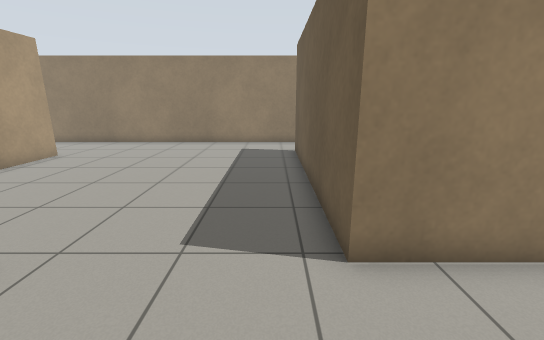
view 1 (above)

19 first-person views from a walk through a Gazebo world. The camera is 1.2 m above the floor, tilts 14° down and sees 90° across. The floor is counted in squares, 0.5 m on a side. Each view is taken from the middle of a square. On the plan, view 1 faces up. The plan holds only what a view shows up to about 17 squares ahead; the rest is blank.

view 2
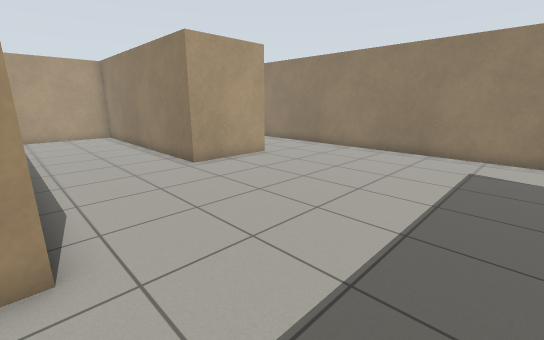

view 3
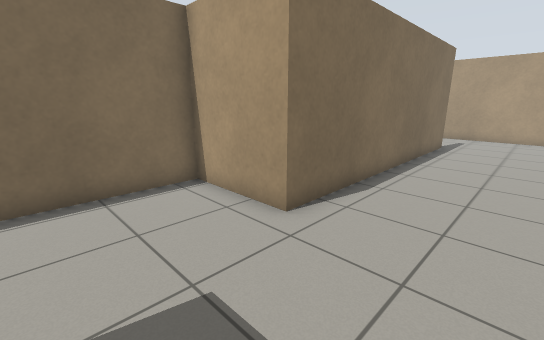

view 4
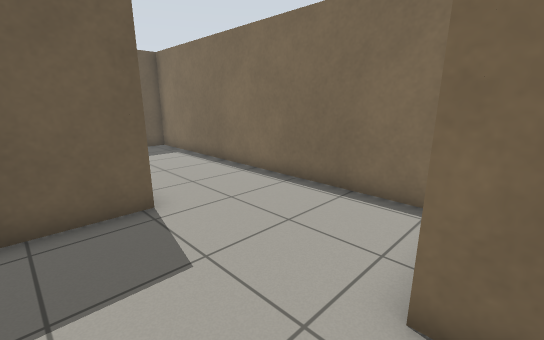

view 5
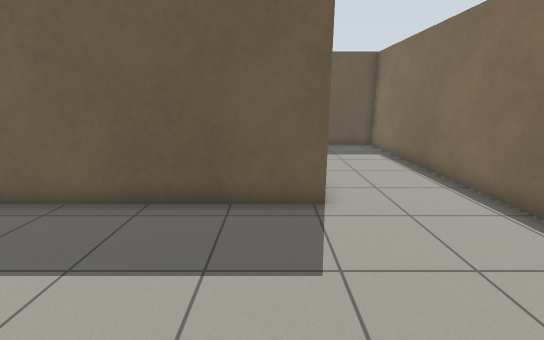

view 6
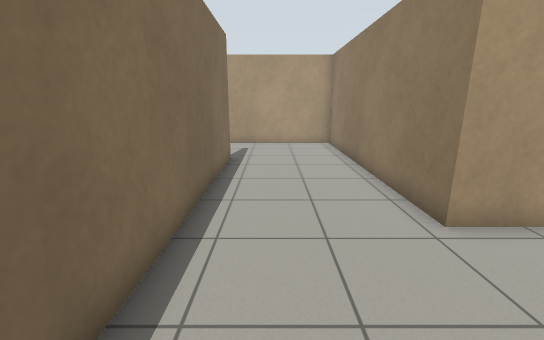

view 7
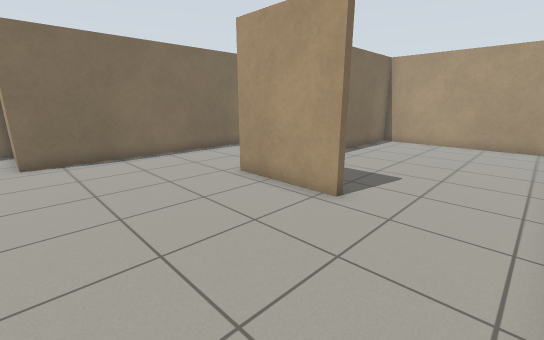

view 8
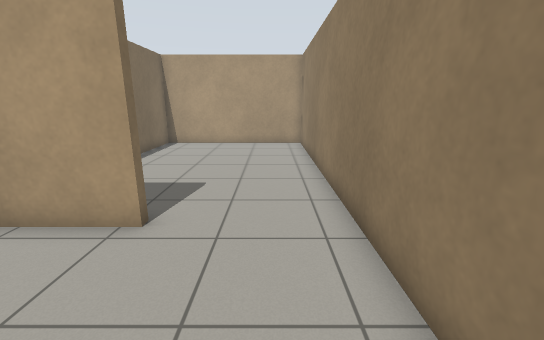

view 9
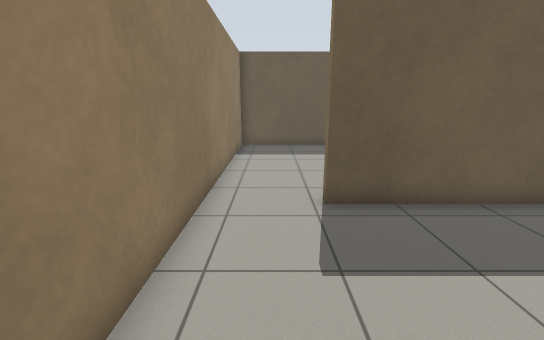

view 10
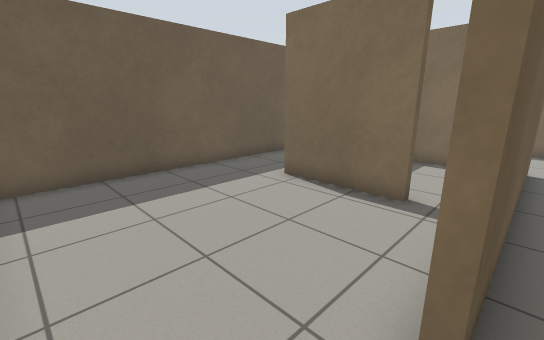

view 11
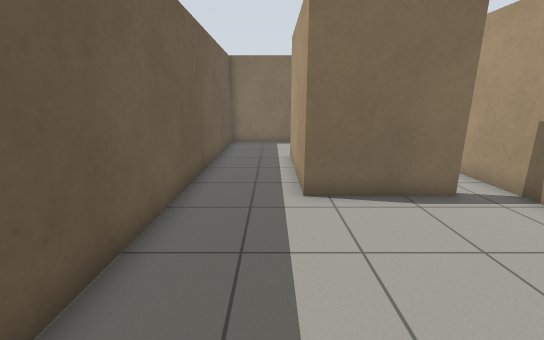

view 12
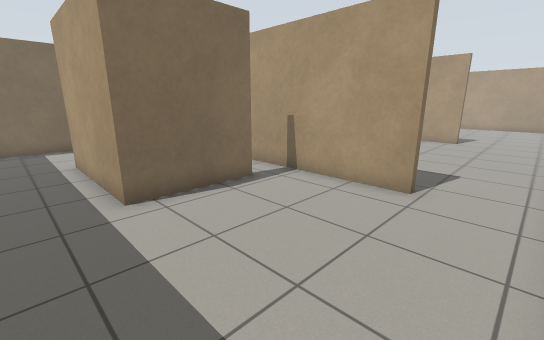

view 13
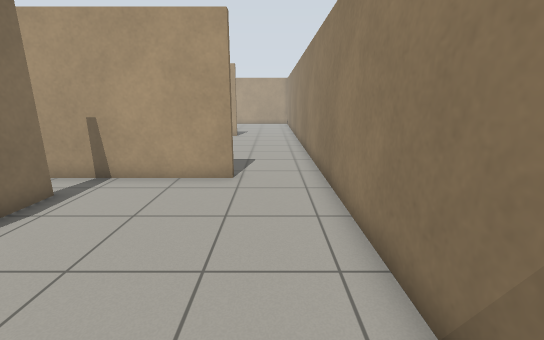

view 14
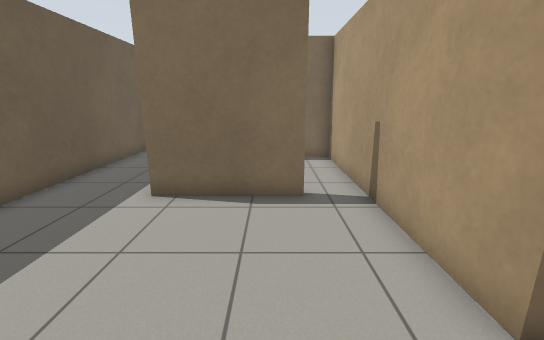

view 15
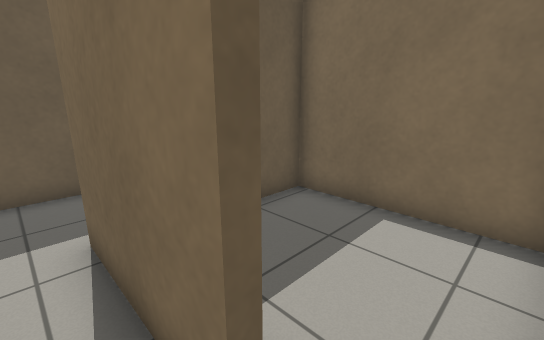

view 16
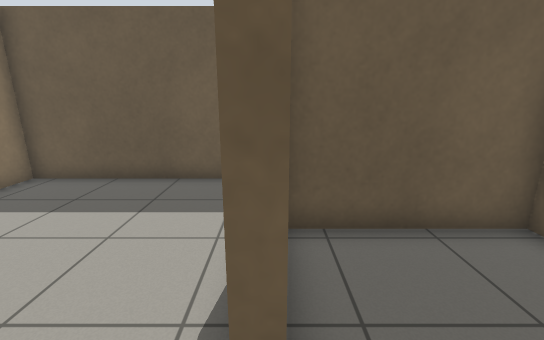

view 17
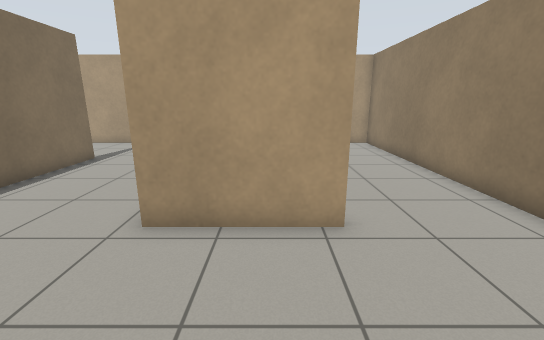

view 18
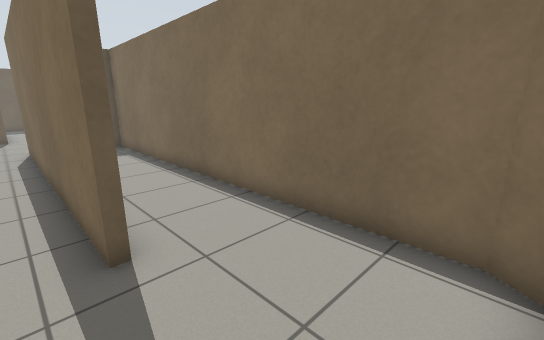

view 19
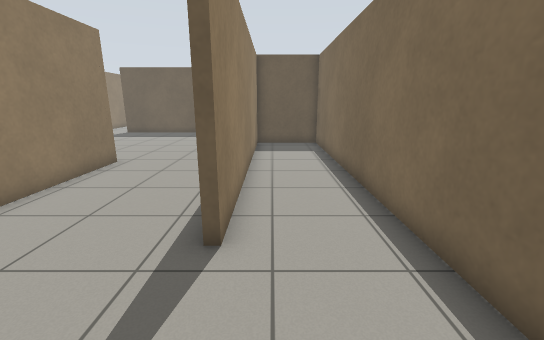

### Floor plan
Ten units are one square. View 1 is at (0, 0); x grows to the right and y downward. Boxes are objects, and circles mark ways between rooms. Rooms are numbered by the first view taken in them; rooms with no view inside come last. Other rooms are left out.
<svg viewBox="-219 -172 329 184">
<path fill="none" stroke="#000" d="M-100 -124 -100 -84 -214 -84 -214 -25M42 -37 12 -37 12 -137M-168 -29 -168 -32 -43 -32 -43 7 105 7 105 -25M5 -167 -94 -167M31 -92 72 -92 72 -36M15 -137 15 -85M105 -25 105 -167 5 -167M-214 -25 -214 2 -207 7 -46 7 -46 -29 -168 -29M-104 -124 -100 -124M-94 -167 -214 -167 -214 -87 -166 -87M15 -85 15 -40 69 -40 69 -88"/>
<circle cx="10" cy="-150" r="3" fill="#2a7"/>
<circle cx="90" cy="-37" r="3" fill="#2a7"/>
<circle cx="-190" cy="-30" r="3" fill="#2a7"/>
<circle cx="-100" cy="-145" r="3" fill="#2a7"/>
<circle cx="25" cy="-90" r="3" fill="#2a7"/>
<text x="-60" y="-70">1</text>
<text x="60" y="-120">2</text>
<text x="-140" y="-10">3</text>
<text x="-160" y="-130">4</text>
<text x="40" y="-70">5</text>
</svg>
Room 1 opens to room 2. Room 1 opens to room 3. Room 1 opens to room 4. Room 2 opens to room 5.

Where each view was taken, in squares from view 1:
view 1: 0 up, 0 right, facing up
view 2: 3 up, 0 right, facing up-left
view 3: 7 up, 0 right, facing down-left
view 4: 6 up, 5 left, facing down-right
view 5: 5 up, 5 left, facing right
view 6: 5 up, 5 left, facing left
view 7: 16 up, 4 left, facing down-left
view 8: 15 up, 5 left, facing left
view 9: 15 up, 5 left, facing right
view 10: 16 up, 1 right, facing down-right
view 11: 16 up, 8 right, facing down
view 12: 16 up, 9 right, facing down-left
view 13: 15 up, 10 right, facing left
view 14: 16 up, 4 right, facing down
view 15: 10 up, 2 right, facing down-right
view 16: 9 up, 2 right, facing right
view 17: 11 up, 5 left, facing left
view 18: 4 up, 21 left, facing down-right
view 19: 2 up, 21 left, facing right
